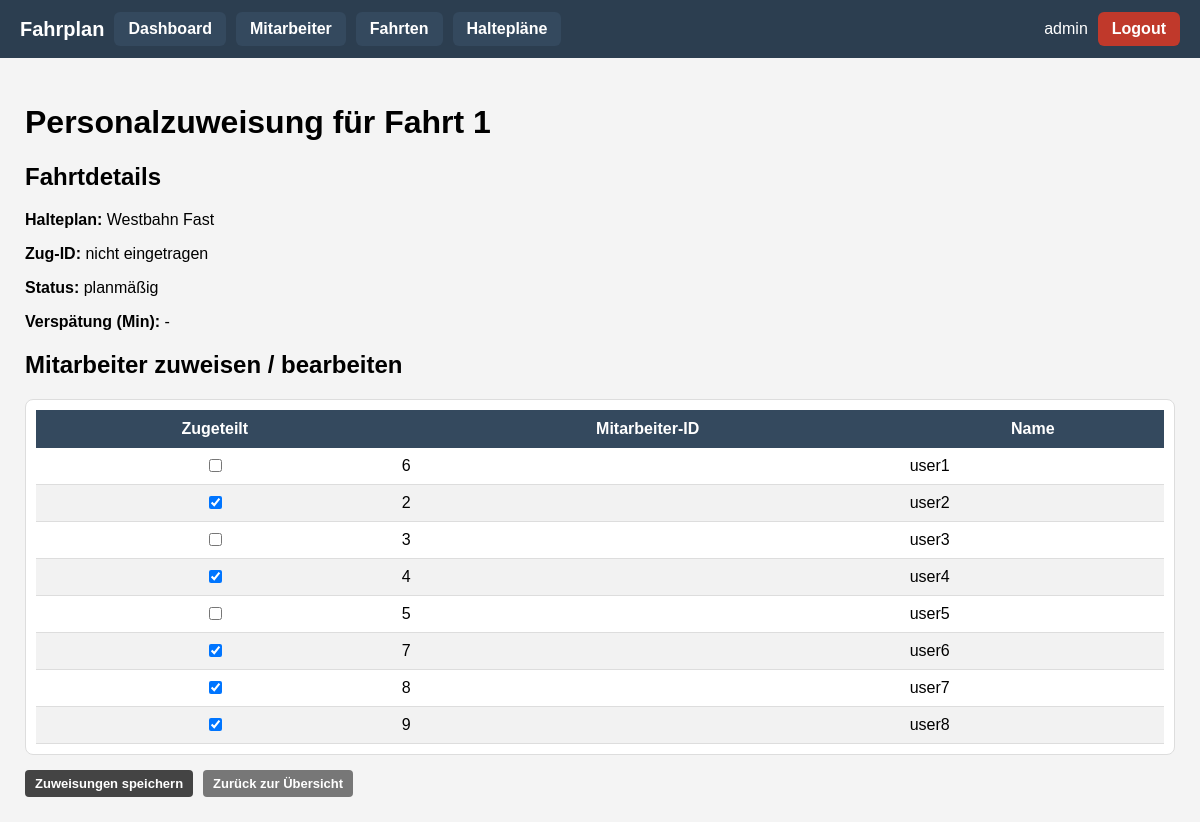
/fahrten/1/mitarbeiter (signed in), run on an earlier commit of the app's database.
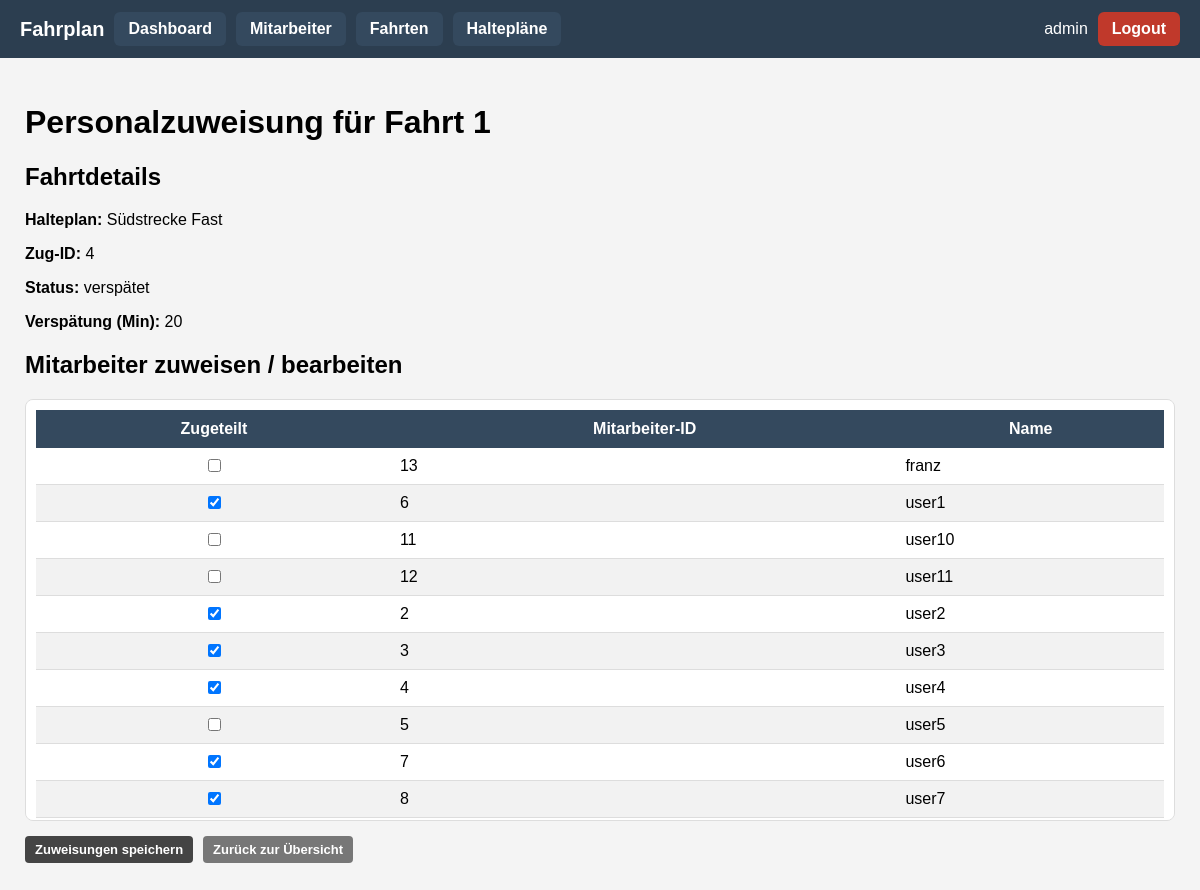
And on a later commit of the database.
### app/models.py (models this page shows, shortened)
class Halteplan(db.Model):
    __tablename__ = "halteplan"
    halteplan_id: so.Mapped[int] = so.mapped_column(primary_key=True)
    bezeichnung: so.Mapped[str] = so.mapped_column(sa.String(128), nullable=False)
    strecke_id: so.Mapped[int] = so.mapped_column(
        sa.ForeignKey("strecke.id"), nullable=False, index=True
    )
    strecke: so.Mapped["Strecke"] = so.relationship("Strecke")
    fahrten: so.Mapped[List["Fahrtdurchfuehrung"]] = so.relationship(
        back_populates="halteplan",
        cascade="all, delete-orphan"
    )
    haltepunkte: so.Mapped[List["Haltepunkt"]] = so.relationship(
        "Haltepunkt",
        order_by="Haltepunkt.position",
        cascade="all, delete-orphan"
    )
    segmente: so.Mapped[List["HalteplanSegment"]] = so.relationship(
        "HalteplanSegment",
        order_by="HalteplanSegment.position",
        cascade="all, delete-orphan",
    )

class Fahrtdurchfuehrung(db.Model):
    __tablename__ = "fahrtdurchfuehrung"
    fahrt_id: so.Mapped[int] = so.mapped_column(primary_key=True)
    halteplan_id: so.Mapped[int] = so.mapped_column(
        sa.ForeignKey("halteplan.halteplan_id"), nullable=False
    )
    zug_id: so.Mapped[int] = so.mapped_column(
        sa.ForeignKey("zug.id"), nullable=False, index=True
    )
    zug: so.Mapped["Zug"] = so.relationship("Zug")
    status: so.Mapped[FahrtdurchfuehrungStatus] = so.mapped_column(
        sa.Enum(FahrtdurchfuehrungStatus),
        nullable=False,
        default=FahrtdurchfuehrungStatus.PLANMAESSIG,
    )
    verspaetung_min: so.Mapped[Optional[int]] = so.mapped_column(sa.Integer)
    halteplan: so.Mapped["Halteplan"] = so.relationship(back_populates="fahrten")
    dienstzuweisungen: so.Mapped[List["Dienstzuweisung"]] = so.relationship(
        back_populates="fahrt",
        cascade="all, delete-orphan",
        passive_deletes=True,
    )
    halte: so.Mapped[List["FahrtHalt"]] = so.relationship(
        "FahrtHalt",
        back_populates="fahrt",
        cascade="all, delete-orphan",
        passive_deletes=True,
    )
    segmente: so.Mapped[List["FahrtSegment"]] = so.relationship(
        "FahrtSegment",
        back_populates="fahrt",
        cascade="all, delete-orphan",
        passive_deletes=True,
    )
    abfahrt_zeit: so.Mapped[datetime] = so.mapped_column(sa.DateTime(), nullable=False)
    price_factor: so.Mapped[float] = so.mapped_column(sa.Float, nullable=False, default=1.0)
    __table_args__ = (
        sa.CheckConstraint("price_factor >= 1", name="ck_fahrt_price_factor_ge1"),
    )

class Mitarbeiter(db.Model):
    __tablename__ = "mitarbeiter"
    id: so.Mapped[int] = so.mapped_column(primary_key=True)
    name: so.Mapped[str] = so.mapped_column(sa.String(128), nullable=False)
    user_id: so.Mapped[int] = so.mapped_column(
        sa.ForeignKey("user.id"), unique=True, nullable=False
    )
    user: so.Mapped["User"] = so.relationship(back_populates="mitarbeiter")
    dienstzuweisungen: so.Mapped[List["Dienstzuweisung"]] = so.relationship(
        back_populates="mitarbeiter",
        cascade="all, delete-orphan",
    )

### app/routes.py (the view, shortened to what this page needs)
@app.route('/fahrten/<int:fahrt_id>/mitarbeiter', methods=['GET', 'POST'])
@login_required
def fahrt_mitarbeiter(fahrt_id):
    if not current_user.is_admin:
        abort(403)
    fahrt = db.session.get(Fahrtdurchfuehrung, fahrt_id)
    if fahrt is None:
        abort(404)
    form = EmptyForm()
    alle_mitarbeiter = db.session.scalars(
        sa.select(Mitarbeiter).order_by(Mitarbeiter.name)
    ).all()
    bestehende_zuweisungen = db.session.scalars(
        sa.select(Dienstzuweisung).where(Dienstzuweisung.fahrt_id == fahrt_id)
    ).all()
    bestehende_ids = {dz.mitarbeiter_id for dz in bestehende_zuweisungen}
    zugewiesene_ids = bestehende_ids
    return render_template(
        "fahrt_mitarbeiter.html",
        title=f"Personal für Fahrt {fahrt_id}",
        fahrt=fahrt,
        mitarbeiter_liste=alle_mitarbeiter,
        zugewiesene_ids=zugewiesene_ids,
        form=form,
    )

### app/forms.py
class EmptyForm(FlaskForm):
    submit = SubmitField("Submit")

### app/models.py (called while the page is built)
@login.user_loader
def load_user(id: str):
    return db.session.get(User, int(id))

    @property
    def is_admin(self) -> bool:
        return self.role == Role.ADMIN

### app/routes.py (called while the page is built)
@app.before_request
def before_request():
    if current_user.is_authenticated:
        current_user.last_seen = datetime.now(timezone.utc)
        db.session.commit()

### app/templates/fahrt_mitarbeiter.html (shortened to what this page needs)
{% extends "base.html" %}
{% block content %}
<h1>Personalzuweisung für Fahrt {{ fahrt.fahrt_id }}</h1>
<div class="card">
  <h2>Fahrtdetails</h2>
  <p><strong>Halteplan:</strong> {{ fahrt.halteplan.bezeichnung }}</p>
  <p><strong>Zug-ID:</strong> {{ fahrt.zug_id or 'nicht eingetragen' }}</p>
  <p><strong>Status:</strong> {{ fahrt.status.value }}</p>
  <p><strong>Verspätung (Min):</strong> {{ fahrt.verspaetung_min or '-' }}</p>
</div>
<div class="card" style="margin-top: 20px;">
  <h2>Mitarbeiter zuweisen / bearbeiten</h2>
  <form method="post">
    <div class="table-wrapper">
      <table class="nice-table">
        <thead>
          <tr>
            <th>Zugeteilt</th>
            <th>Mitarbeiter-ID</th>
            <th>Name</th>
          </tr>
        </thead>
        <tbody>
          {% for m in mitarbeiter_liste %}
          <tr>
            <td style="text-align: center;">
              <input
                type="checkbox"
                name="mitarbeiter_ids"
                value="{{ m.id }}"
                {% if m.id in zugewiesene_ids %}checked{% endif %}
              >
            </td>
            <td>{{ m.id }}</td>
            <td>{{ m.name }}</td>
          </tr>
          {% else %}
          <tr>
            <td colspan="3">Keine Mitarbeiter vorhanden.</td>
          </tr>
          {% endfor %}
        </tbody>
      </table>
    </div>
    <div style="margin-top: 15px; display: flex; gap: 10px;">
      <button type="submit" class="btn-primary-small">
        Zuweisungen speichern
      </button>
      <a href="{{ url_for('fahrten_list') }}" class="btn-secondary-small">
        Zurück zur Übersicht
      </a>
    </div>
  </form>
</div>
{% endblock %}

What changed in the data, as far as the page shows it:
no longer on this page (row unchanged): Halteplan: halteplan.bezeichnung "Westbahn Fast"
no longer on this page (row unchanged): Mitarbeiter: mitarbeiter_ids "☑", id "9", name "user8"
changed Fahrtdurchfuehrung id 1: zug (not shown) → "4"; status.value "planmäßig" → "verspätet"; verspaetung_min "-" → "20"
now on this page (row unchanged): Halteplan: halteplan.bezeichnung "Südstrecke Fast"
added Mitarbeiter: id "13", name "franz"
computed for Mitarbeiter "user1": mitarbeiter_ids "☐" → "☑"
added Mitarbeiter: id "11", name "user10"
added Mitarbeiter: id "12", name "user11"
computed for Mitarbeiter "user3": mitarbeiter_ids "☐" → "☑"
Also different on the page:
{{ fahrt.zug_id or 'nicht eingetragen' }}: "nicht eingetragen" → (not shown)
